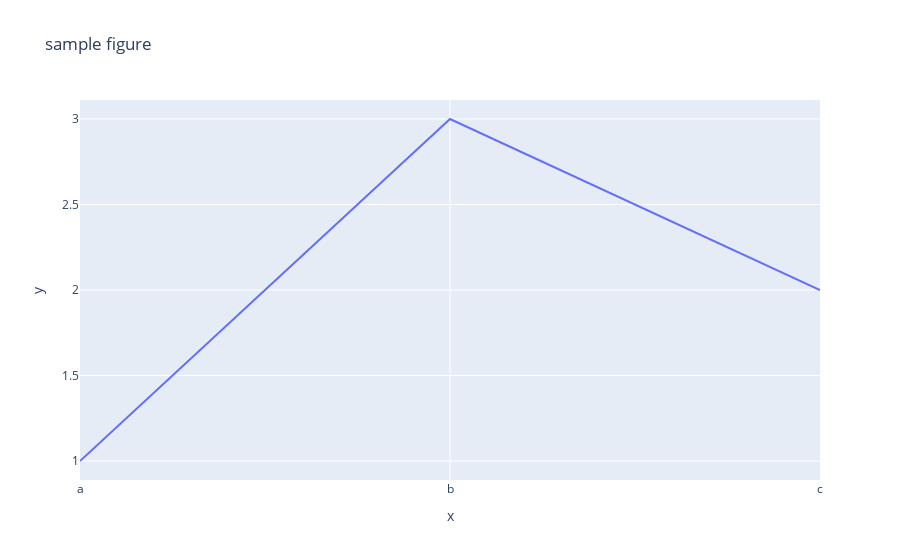

Notebook cell for this chart:
### Code cell
fig.show()

### Figure 1 — Plotly figure (JSON) as saved in the notebook; plotly's stock layout.template omitted (floating-point values rounded to 4 significant figures)
{"data": [{"hovertemplate": "x=%{x}<br>y=%{y}<extra></extra>", "legendgroup": "", "line": {"color": "#636efa", "dash": "solid"}, "marker": {"symbol": "circle"}, "mode": "lines", "name": "", "orientation": "v", "showlegend": false, "type": "scatter", "x": ["a", "b", "c"], "xaxis": "x", "y": [1, 3, 2], "yaxis": "y"}], "layout": {"autosize": true, "legend": {"tracegroupgap": 0}, "title": {"text": "sample figure"}, "xaxis": {"anchor": "y", "autorange": true, "domain": [0, 1], "range": [0, 2], "title": {"text": "x"}, "type": "category"}, "yaxis": {"anchor": "x", "autorange": true, "domain": [0, 1], "range": [0.8889, 3.111], "title": {"text": "y"}, "type": "linear"}}}
